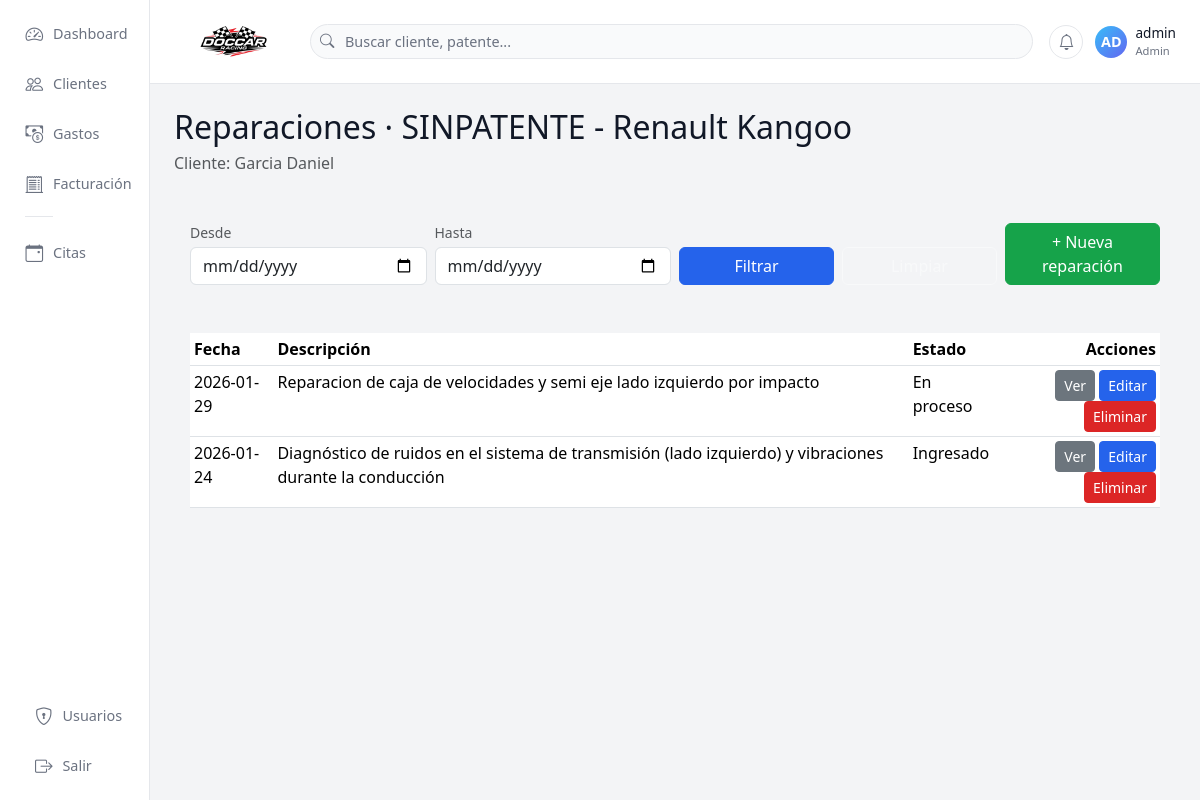
The page /vehiculos/16/reparaciones (signed in) on the database its author committed.
### tables this page shows
CREATE TABLE vehiculos (
        id INTEGER PRIMARY KEY AUTOINCREMENT,
        cliente_id INTEGER,
        patente TEXT,
        marca TEXT,
        modelo TEXT,
        anio TEXT,
        km TEXT,
        notas TEXT,
        FOREIGN KEY(cliente_id) REFERENCES clientes(id)
    );

CREATE TABLE clientes (
        id INTEGER PRIMARY KEY AUTOINCREMENT,
        nombre TEXT,
        apellido TEXT,
        telefono TEXT,
        email TEXT,
        direccion TEXT,
        notas TEXT
    , documento TEXT, razon_social TEXT);

CREATE TABLE reparaciones (
        id INTEGER PRIMARY KEY AUTOINCREMENT,
        vehiculo_id INTEGER,
        fecha TEXT,
        descripcion TEXT,
        notas TEXT, estado TEXT,
        FOREIGN KEY(vehiculo_id) REFERENCES vehiculos(id)
    );

### app.py (the view)
@app.route("/vehiculos/<int:vehiculo_id>/reparaciones")
@login_required
def reparaciones_vehiculo(vehiculo_id):
    desde = request.args.get("desde", "").strip()
    hasta = request.args.get("hasta", "").strip()
    con = get_con()
    cur = con.cursor()
    cur.execute("SELECT * FROM vehiculos WHERE id=?", (vehiculo_id,))
    vehiculo = cur.fetchone()
    if not vehiculo:
        con.close()
        return redirect(url_for("clientes"))
    cliente_id = vehiculo[1]
    cur.execute("SELECT * FROM clientes WHERE id=?", (cliente_id,))
    cliente = cur.fetchone()
    sql = "SELECT * FROM reparaciones WHERE vehiculo_id=?"
    params = [vehiculo_id]
    if desde:
        sql += " AND fecha >= ?"
        params.append(desde)
    if hasta:
        sql += " AND fecha <= ?"
        params.append(hasta)
    sql += " ORDER BY fecha DESC"
    cur.execute(sql, params)
    reparaciones = cur.fetchall()
    con.close()
    return render_template(
        "reparaciones.html",
        cliente=cliente,
        vehiculo=vehiculo,
        reparaciones=reparaciones,
        desde=desde,
        hasta=hasta
    )

### app.py (called while the page is built)
def get_con():
    return sqlite3.connect(DB_NAME)

def login_required(f):
    @wraps(f)
    def wrapper(*args, **kwargs):
        if "user_id" not in session:
            return redirect(url_for('login'))
        return f(*args, **kwargs)
    return wrapper

### templates/reparaciones.html (shortened to what this page needs)
{% extends "base.html" %}
{% block contenido %}
<h2 class="mb-1">
    Reparaciones · {{ vehiculo[2] }} - {{ vehiculo[3] }} {{ vehiculo[4] }}
</h2>
<p class="text-muted mb-3">
    Cliente: {{ cliente[2] }} {{ cliente[1] }}
</p>
<div class="card-dark-soft p-3 mb-3">
    <form class="row g-2 align-items-end" method="get">
        <div class="col-12 col-md-3">
            <label class="form-label mb-1 small text-muted">Desde</label>
            <input type="date" name="desde" class="form-control" value="{{ desde }}">
        </div>
        <div class="col-12 col-md-3">
            <label class="form-label mb-1 small text-muted">Hasta</label>
            <input type="date" name="hasta" class="form-control" value="{{ hasta }}">
        </div>
        <div class="col-6 col-md-2 mt-2 mt-md-4">
            <button class="btn btn-primary w-100" type="submit">Filtrar</button>
        </div>
        <div class="col-6 col-md-2 mt-2 mt-md-4">
            <a href="{{ url_for('reparaciones_vehiculo', vehiculo_id=vehiculo[0]) }}"
               class="btn btn-outline-light w-100">
            </a>
        </div>
        <div class="col-12 col-md-2 mt-2 mt-md-4 text-md-end">
            <a href="{{ url_for('reparacion_nueva', vehiculo_id=vehiculo[0]) }}"
               class="btn btn-success w-100">
                + Nueva reparación
            </a>
        </div>
    </form>
</div>
<div class="card-dark-soft p-3">
    <div class="table-responsive">
        <table class="table table-sm table-dark-custom mb-0">
            <thead>
            <tr>
                <th>Fecha</th>
                <th>Descripción</th>
                <th>Estado</th>
                <th class="text-end">Acciones</th>
            </tr>
            </thead>
            <tbody>
            {% if reparaciones %}
                {% for r in reparaciones %}
                    <tr>
                        <td>{{ r[2] }}</td>
                        <td>{{ r[3] }}</td>
                        <td>{{ r[5] or '-' }}</td>
                        <td class="text-end">
                            <a href="{{ url_for('reparacion_detalle', reparacion_id=r[0]) }}"
                               class="btn btn-sm btn-secondary">
                                Ver
                            </a>
                            <a href="{{ url_for('reparacion_editar', reparacion_id=r[0]) }}"
                               class="btn btn-sm btn-primary">
                                Editar
                            </a>
                            <a href="{{ url_for('reparacion_eliminar', reparacion_id=r[0]) }}"
                               onclick="return confirm('¿Eliminar reparación e ítems asociados?');"
                               class="btn btn-sm btn-danger">
                                Eliminar
                            </a>
                        </td>
                    </tr>
                {% endfor %}
            {% else %}
                <tr>
                    <td colspan="4" class="text-center text-muted py-3">
                        No hay reparaciones registradas para este vehículo.
                    </td>
                </tr>
            {% endif %}
            </tbody>
        </table>
    </div>
</div>
{% endblock %}

### templates/base.html (style rules this page uses)
:root { --bg-app: #f3f4f6; --bg-sidebar: #ffffff; --bg-topbar: #ffffff; --bg-card: #ffffff; --border-soft: #e5e7eb; --text-main: #111827; --text-muted: #6b7280; --primary: #2563eb; --success: #16a34a; --danger: #dc2626; }
* { box-sizing: border-box; }
body { margin: 0; min-height: 100vh; background: var(--bg-app); color: var(--text-main); font-family: system-ui, -apple-system, BlinkMacSystemFont, "Segoe UI", sans-serif; }
a { text-decoration: none; color: inherit; }
.btn-primary { background-color: var(--primary); border-color: var(--primary); }
.btn-success { background-color: var(--success); border-color: var(--success); }
.btn-danger { background-color: var(--danger); border-color: var(--danger); }

### rows shown on the page
vehiculos: patente "SINPATENTE", marca "Renault", modelo "Kangoo"
clientes: apellido "Garcia", nombre "Daniel"
reparaciones: fecha "2026-01-29", descripcion "Reparacion de caja de velocidades y semi eje lado izquierdo por impacto", estado "En proceso"
reparaciones: fecha "2026-01-24", descripcion "Diagnóstico de ruidos en el sistema de transmisión (lado izquierdo) y vibraciones durante la conducción", estado "Ingresado"

### other values the page prints
{{ uname[:2].upper() }} "AD"
{{ session.get("username", "Usuario") }} "admin"
{{ session.get("rol", "operador")|capitalize }} "Admin"
